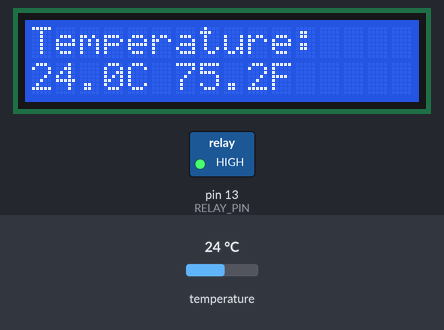
The program below on a simulated Arduino Uno, built with avr-gcc and run on an emulated ATmega328P. Shown: 16×2 character LCD, switched loads named in the program (green lamp = pin HIGH). The inputs (shaded band) are chosen by the test bench; at power-on: temperature 24 °C. What the program prints to the serial monitor is not drawn.

Above: at 1.2 s.
1.3 s: temperature set to 20.8 °C
At 3.7 s:
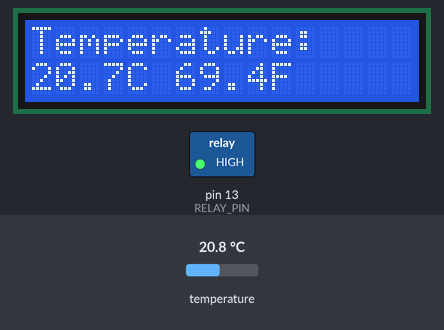
4.1 s: temperature set to 19.5 °C
At 5.2 s:
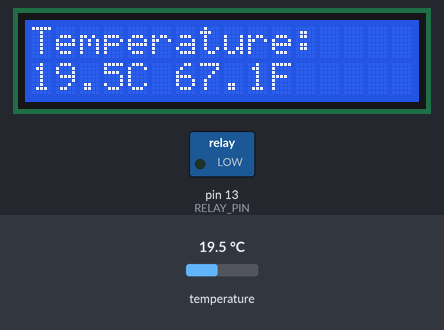
6.3 s: temperature set to 12 °C
At 9.4 s:
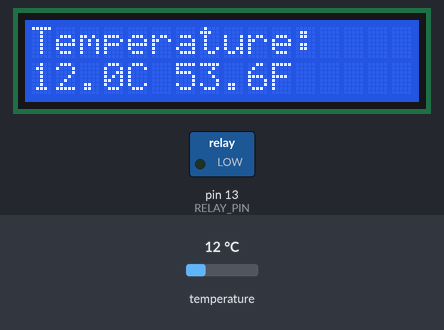
Timing chart, 0 to 10.9 s (numbered marks = the images above; inputs shaded):
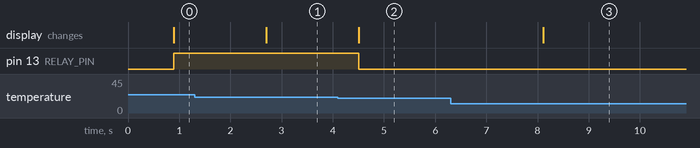

Measured:
- the behaviour switches between 20.1 and 20 °C on temperature (found by bisection; images 1 and 2)
- after the input at 1.3 s, the display: changes after 1.4 s (image 1)
- after the input at 4.1 s, pin 13 (RELAY_PIN): HIGH → LOW after 0.40 s; the display: changes after 0.40 s (image 2)
- after the input at 6.3 s, the display: changes after 1.8 s (image 3)

The program:

main.cpp
```cpp
#include <Arduino.h>
#include <OneWire.h>
#include <DallasTemperature.h>
#include <LiquidCrystal_I2C.h>

LiquidCrystal_I2C lcd(0x27, 16, 2);
#define ONE_WIRE_BUS 2
#define RELAY_PIN 13
#define TEMP_THRESHOLD 20.0
OneWire oneWire(ONE_WIRE_BUS);
DallasTemperature sensors(&oneWire);

void setup(void)
{
  Serial.begin(9600);
  pinMode(RELAY_PIN, OUTPUT);
  digitalWrite(RELAY_PIN, LOW);

  sensors.begin();
  lcd.init();
  lcd.backlight();
  lcd.setCursor(0,0);
  lcd.print("Temperature:");

  Serial.println("Temperature Monitor Started");
  Serial.print("Threshold: ");
  Serial.print(TEMP_THRESHOLD);
  Serial.println(" C");
}

void loop(void){
  sensors.requestTemperatures();
  float tempC = sensors.getTempCByIndex(0);
  float tempF = sensors.getTempFByIndex(0);
  lcd.setCursor(0,1);
  lcd.print("                ");
  lcd.setCursor(0,1);
  lcd.print(tempC, 1);
  lcd.print("C ");
  lcd.print(tempF, 1);
  lcd.print("F");

  if (tempC > TEMP_THRESHOLD) {
    digitalWrite(RELAY_PIN, HIGH);
    Serial.print("HIGH TEMP: ");
    Serial.print(tempC);
    Serial.println("C - LED ON");
  } else {
    digitalWrite(RELAY_PIN, LOW);
    Serial.print("Normal temp: ");
    Serial.print(tempC);
    Serial.println("C - LED OFF");
  }

  delay(1000);
}
```
